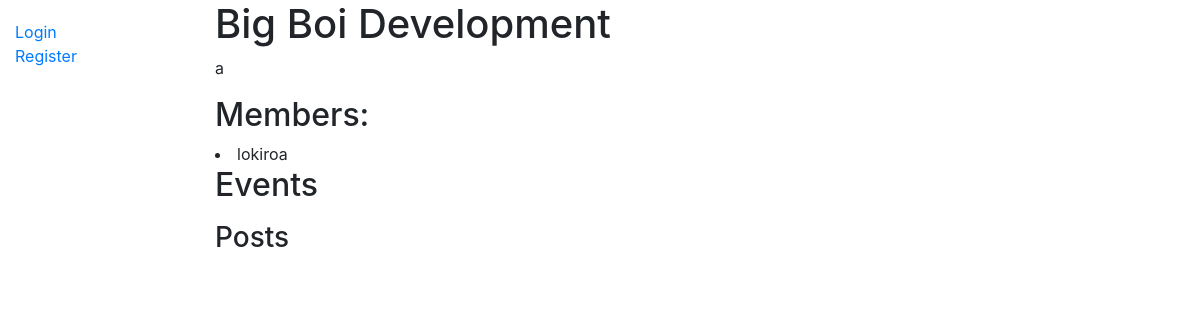
The page /groups/Big Boi Development on the database as committed earlier.
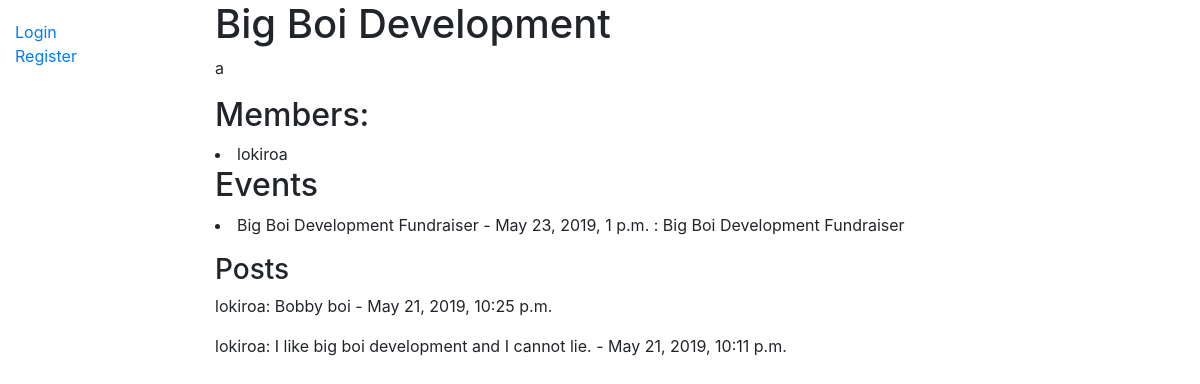
The same page on the database as committed later.
### PlusOneApp/models.py (models this page shows, shortened)
class Group(models.Model):
    title = models.CharField(max_length=200, primary_key=True)
    description = models.TextField(help_text='Enter a description of for group')
    def curMembers(self):
        return self.membership_set.all().count()
    curMembers.short_description = "Number of members"
    idealCount = models.IntegerField(default=1)
    activities = models.ManyToManyField(Activity, help_text='Select the activities for this group')
    profilePic = models.ImageField(upload_to=None, height_field=None, width_field=None, max_length=None, blank=True, default="static/images/default_group_image.png")
    def displayActivities(self):
        return ', '.join(act.name for act in self.activities.all()[:3])
    displayActivities.short_description = 'Activites'

class Membership(models.Model):
    group = models.ForeignKey(Group, on_delete=models.CASCADE)
    member = models.ForeignKey(Account, on_delete=models.CASCADE)
    status = models.CharField(max_length=6, choices=MEMBER_CHOICES, blank=True, null=True)

class Account(models.Model):
    user = models.OneToOneField(User, on_delete=models.CASCADE, null=True, unique=True)
    DOB = models.DateField(auto_now=False, auto_now_add=False, null=True)
    profilePic = models.ImageField(upload_to=None, height_field=None, width_field=None, max_length=None, blank=True, default="static/images/default_profile_icon.jpg")
    emailConfirmed = models.BooleanField(default=False)
    def __str__(self):
        return self.user.username
    def getUsername(self):
        return self.user.username
    getUsername.short_description = "User"

class Event(models.Model):
    id = models.AutoField(primary_key=True)
    name = models.CharField(max_length=50)
    group = models.ForeignKey(Group, on_delete=models.CASCADE, null=True)
    description = models.TextField()
    timeCreated = models.DateTimeField(auto_now_add=True, null=True)
    timeOccuring = models.DateTimeField(null=True)
    reccuring = models.BooleanField(default=False)
    howOften = models.CharField(max_length=11, choices=RECCURING_CHOICES, blank=True, null=True)
    location = models.CharField(max_length=500, null=True)
    activities = models.ManyToManyField(Activity, help_text='Select the activities for this event')
    def displayActivities(self):
        return ', '.join(act.name for act in self.activities.all()[:3])
    displayActivities.short_description = 'Activites'
    def __str__(self):
        return self.name

class Post(models.Model):
    id = models.AutoField(primary_key=True)
    content = models.TextField()
    author = models.ForeignKey(Account, on_delete=models.CASCADE, null=True)
    timePosted = models.DateTimeField(auto_now_add=True)
    group = models.ForeignKey(Group, on_delete=models.CASCADE, null=True)

### PlusOneApp/views.py (the view, shortened to what this page needs)
# urls.py: path('groups/<str:pk>', views.GroupProfile.as_view(), name="group-profile"),
class GroupProfile(generic.DetailView):
    model = Group
    def get_context_data(self, **kwargs):
        context = super(GroupProfile, self).get_context_data(**kwargs)
        context['form'] = CreatePostForm
        return context

### PlusOneApp/templates/PlusOneApp/group_detail.html (shortened to what this page needs)
{% extends "base_generic.html" %}
{% block content %}
    <h1> {{ group.title }} </h1>
    <p> {{ group.description }}</p>
    <h2>Members:</h2>
    {% for membership in group.membership_set.all %}
        <li>{{ membership.member }}</li>
    {% endfor %}
    <h2>Events</h2>
    {% for event in group.event_set.all %}
        <li>{{ event }} - {{event.timeOccuring}} : {{event.description}}</li>
    {% endfor %}
    <h3>Posts</h3>
    {% for post in group.post_set.all|dictsortreversed:"timePosted" %}
        <p>{{post.author}}: {{post.content}} - {{post.timePosted}}</p>
    {% endfor %}
{% endblock %}

### PlusOneApp/templates/base_generic.html (shortened to what this page needs)
<!DOCTYPE html>
<html lang="en">
<head>
  <link rel="stylesheet" href="https://stackpath.bootstrapcdn.com/bootstrap/4.1.3/css/bootstrap.min.css">
  {% load static %}
  <link rel="stylesheet" href="{% static 'css/styles.css' %}">
</head>
<body>
  <div class="container-fluid">
    <div class="row">
      <div class="col-sm-2">
      {% block sidebar %}
        <ul class="sidebar-nav">
          {% if user.is_authenticated %}
            <li><a href="{% url 'index' %}">Home</a></li>
            <li><a href="{% url 'account-profile' request.user.id %}">My Profile</a></li>
            <li><a href="{% url 'activities' %}">All Activites</a></li>
            <li><a href="{% url 'groups' %}">All Groups</a></li>
            <li>User: {{ user.get_username }}</li>
            <li><a href="{% url 'logout'%}?next={{request.path}}">Logout</a></li>
          {% else %}
            <li><a href="{% url 'login'%}?next={{request.path}}">Login</a></li>
            <li><a href="{% url 'register'%}?next={{request.path}}">Register</a></li>
          {% endif %}
        </ul>
     {% endblock %}
      </div>
      <div class="col-sm-10 ">{% block content %}{% endblock %}</div>
    </div>
  </div>
</body>
</html>

### PlusOneApp/static/css/styles.css (style rules this page uses)
.sidebar-nav { margin-top : 20px; padding : 0; list-style: none; }

Rows that differ between the two databases and show on the page:
added Event: name "Big Boi Development Fundraiser", timeOccuring "May 23, 2019, 1 p.m.", description "Big Boi Development Fundraiser"
added Post: author "lokiroa", content "Bobby boi", timePosted "May 21, 2019, 10:25 p.m."
added Post: author "lokiroa", content "I like big boi development and I cannot lie.", timePosted "May 21, 2019, 10:11 p.m."
